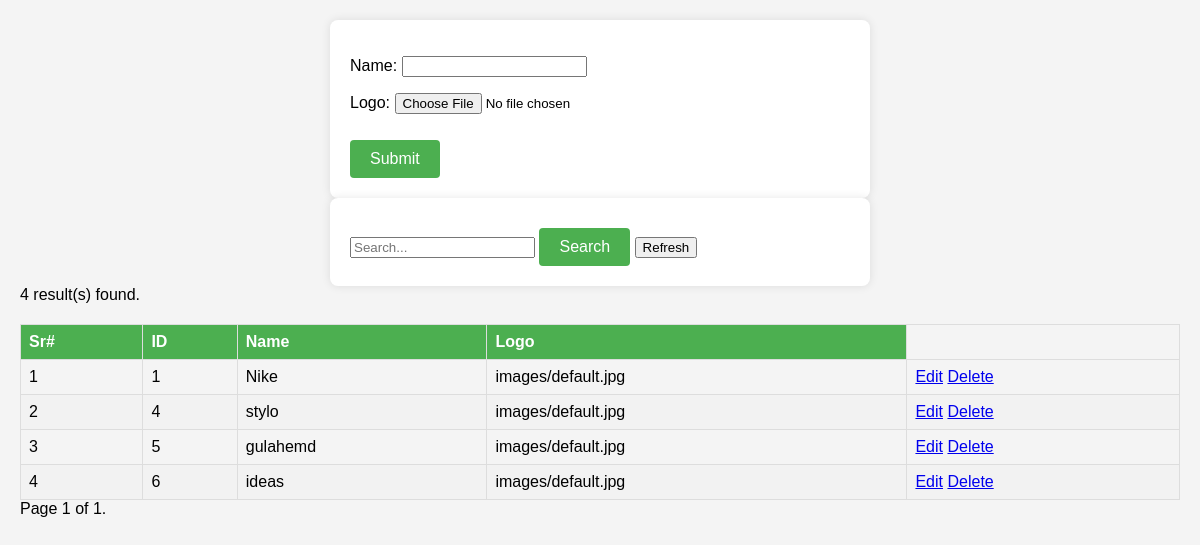
/brands/, run on the app's committed database.
### webDB/models.py (models this page shows, shortened)
class Brand(models.Model):
    id = models.AutoField(primary_key=True)
    name = models.CharField(max_length=50)
    logo = models.ImageField(upload_to='brands/', default='images/default.jpg')

### webDB/views.py (the view)
# urls.py: path("brands/", Brandform, name="brands"),
def Brandform(request):
    success = False
    if request.method == 'POST':
        form= Br_and(request.POST)
        data = None
        if form.is_valid():
            form.save()
            success = True
            form= Br_and()
            data=Brand.objects.all()
    else:
        form= Br_and()
        data=Brand.objects.all()
    paginator = Paginator(data, 5)  # Show 10 results per page
    page_number = request.GET.get('page')
    page_obj = paginator.get_page(page_number)
    result_count = paginator.count
    return render(request, 'brands.html', {'page_obj': page_obj, 'form': form,'data': data, 'success': success, 'result_count': result_count})

### webDB/forms.py
class Br_and(forms.ModelForm):
    class Meta:
        model = Brand
        fields = '__all__'

### webDB/templates/brands.html (shortened to what this page needs)
<!DOCTYPE html>
<html lang="en">
<head>
    <link rel="stylesheet" href="https://cdnjs.cloudflare.com/ajax/libs/toastr.js/latest/toastr.min.css">
</head>
<body>
    <form action="{% url 'brands' %}" method="post">
        {{ form.as_p }}
        <input type="submit" value="Submit">
    </form>
    <form action="{% url 'search3' %}" method="get">
        <input type="text" name="query" value="{{ query|default:'' }}" placeholder="Search...">
        <input type="submit" value="Search">
        <a href="{% url 'brands' %}"> <input type="button" value="Refresh"> </a>
    </form>
    {% if result_count is not None %}
        <div class="result-count">{{ result_count }} result(s) found.</div>
    {% endif %}
    <table>
        <thead>
            <tr>
                <th>Sr#</th>
                <th>ID</th>
                <th>Name</th>
                <th>Logo</th>
            </tr>
        </thead>
        <tbody>
            {% for data in page_obj %}
            <tr>
                <td>{{ forloop.counter }}</td>
                <td>{{ data.id }}</td>
                <td>{{ data.name }}</td>
                <td>{{ data.logo }}</td>
                <td class="action-buttons">
                    <a href="{% url 'update3' data.id %}" class="btn btn-edit">Edit</a>
                    <a href="{% url 'delete3' data.id %}" class="btn btn-delete">Delete</a>
                </td>
            </tr>
            {% endfor %}
        </tbody>
    </table>
    <div class="pagination">
        <span class="step-links">
            <span class="current">
                Page {{ page_obj.number }} of {{ page_obj.paginator.num_pages }}.
            </span>
        </span>
    </div>
</body>
</html>

### webDB/templates/brands.html (style rules this page uses)
body { font-family: Arial, sans-serif; background-color: #f4f4f4; margin: 0; padding: 20px; }
form { background: #fff; padding: 20px; margin: 0 auto; box-shadow: 0 0 10px rgba(0, 0, 0, 0.1); max-width: 500px; border-radius: 8px; }
input[type="submit"] { background-color: #4CAF50; color: white; border: none; padding: 10px 20px; text-align: center; text-decoration: none; display: inline-block; font-size: 16px; margin-top: 10px; border-radius: 4px; cursor: pointer; }
table { width: 100%; margin-top: 20px; border-collapse: collapse; }
table, th, td { border: 1px solid #ddd; }
th, td { padding: 8px; text-align: left; }
tr:nth-child(even) { background-color: #f2f2f2; }
th { background-color: #4CAF50; color: white; }

### data on the page
Brand: id "1", name "Nike", logo "images/default.jpg"
Brand: id "4", name "stylo", logo "images/default.jpg"
Brand: id "5", name "gulahemd", logo "images/default.jpg"
Brand: id "6", name "ideas", logo "images/default.jpg"

### other printed values
{{ result_count }} "4"
{{ page_obj.number }} "1"
{{ page_obj.paginator.num_pages }} "1"
